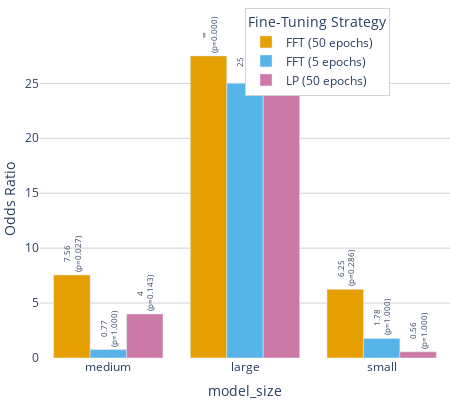

Write notebook code for a chart like this one.
### Code cell
import plotly.express as px
import pandas as pd
import numpy as np

# Add sample size column
results_df["sample_size"] = results_df["trades_wins"] + results_df["classic_wins"]

# 3)  pretty text – use “∞” for the truly infinite ones
def fmt_or(x):
    if np.isinf(x):
        return "∞"
    return f"{x:.2f}" if x % 1 else f"{int(x)}"

results_df["text_label"] = (
    results_df.apply(
        lambda r: (
            f"{fmt_or(r['odds_ratio'])}"
            f"<br>(p={r['p_value']:.3f})"
            #f"<br>n={r['sample_size']}"
        ),
        axis=1,
    )
)

# cap infinite values at 10 % above the largest finite OR
finite_mask = np.isfinite(results_df["odds_ratio"])
finite_max  = results_df.loc[finite_mask, "odds_ratio"].max()
cap_value   = finite_max * 1.10

results_df["odds_ratio2"] = results_df["odds_ratio"].replace([np.inf, -np.inf],
                                                             cap_value)

if group == "pre_training_strategy":
    label_map = {
        "self-supervised (multimodal)": "self-sup<br>(multimodal)",
        "supervised (robust)": "sup<br>(robust)",
        "supervised": "sup",
        "hybrid": "hybrid",
        "self-supervised": "self-sup"
    }

    results_df["cond"] = results_df["cond"].map(label_map)


# Color-blind-friendly palette (Color Universal Design, up to 8 categories)
color_blind_palette = [
    "#E69F00",  # orange
    "#56B4E9",  # blue
    "#CC79A7",  # pink
    "#0072B2",  # dark blue
    "#D55E00",  # vermillion
    "#009E73",  # green
    "#F0E442",  # yellow
    "#999999",  # gray
]

# Optional: Create a mapping from unique `fts` values to color
fts_unique = results_df["fts"].unique()
color_discrete_map = {
    fts: color_blind_palette[i % len(color_blind_palette)]
    for i, fts in enumerate(fts_unique)
}


fig = px.bar(
    results_df,
    x="cond",
    y="odds_ratio2",
    color="fts",
    barmode="group",
    text="text_label",
    labels={"cond": "{}".format(group), "odds_ratio2": "Odds Ratio", "fts": "Fine-Tuning Strategy"},
    color_discrete_map=color_discrete_map
)

# Update traces for text styling
fig.update_traces(
    textposition="outside",
    textangle=-90,
    textfont=dict(size=6),
    cliponaxis=False
)

fig.update_layout(
            margin=dict(l=0, r=0, t=40, b=0),  # remove all outer margins
            width=450,    # in pixels (~2.5 inches at 96 DPI)
            height=400,    # in pixels (~1.875 inches)
            yaxis_title="Odds Ratio",
            xaxis_title="{}".format(group),            
            # White background
            plot_bgcolor="white",
            paper_bgcolor="white",
            
            # Light grey grid
            xaxis=dict(showgrid=False, gridcolor="lightgrey"),
            yaxis=dict(showgrid=True, gridcolor="lightgrey"),
            uniformtext_minsize=8,
            uniformtext_mode='show',
            showlegend = True,
            
            # Legend inside figure
            legend=dict(
                font=dict(size=12),
                yanchor="top",
                xanchor="left",   # anchor point for x position
                x=0.5,           # move legend to the left side
                y=1.1,           # optional: near the top
                bgcolor="rgba(255,255,255,1)",
                bordercolor="lightgrey",
                borderwidth=1
            )
        )

fig.show()
fig.write_image("./paper_figures/oddsratio_TRADES_outperforms_{}.png".format(group), scale=3  )

### Figure 1 — Plotly figure (JSON) as saved in the notebook; plotly's stock layout.template omitted (floating-point values rounded to 4 significant figures)
{"data": [{"alignmentgroup": "True", "cliponaxis": false, "hovertemplate": "Fine-Tuning Strategy=FFT (50 epochs)<br>model_size=%{x}<br>Odds Ratio=%{y}<br>text_label=%{text}<extra></extra>", "legendgroup": "FFT (50 epochs)", "marker": {"color": "#E69F00", "pattern": {"shape": ""}}, "name": "FFT (50 epochs)", "offsetgroup": "FFT (50 epochs)", "orientation": "v", "showlegend": true, "text": ["7.56<br>(p=0.027)", "∞<br>(p=0.000)", "6.25<br>(p=0.286)"], "textangle": -90, "textfont": {"size": 6}, "textposition": "outside", "type": "bar", "x": ["medium", "large", "small"], "xaxis": "x", "y": [7.562, 27.5, 6.25], "yaxis": "y"}, {"alignmentgroup": "True", "cliponaxis": false, "hovertemplate": "Fine-Tuning Strategy=FFT (5 epochs)<br>model_size=%{x}<br>Odds Ratio=%{y}<br>text_label=%{text}<extra></extra>", "legendgroup": "FFT (5 epochs)", "marker": {"color": "#56B4E9", "pattern": {"shape": ""}}, "name": "FFT (5 epochs)", "offsetgroup": "FFT (5 epochs)", "orientation": "v", "showlegend": true, "text": ["0.77<br>(p=1.000)", "25<br>(p=0.000)", "1.78<br>(p=1.000)"], "textangle": -90, "textfont": {"size": 6}, "textposition": "outside", "type": "bar", "x": ["medium", "large", "small"], "xaxis": "x", "y": [0.7656, 25, 1.778], "yaxis": "y"}, {"alignmentgroup": "True", "cliponaxis": false, "hovertemplate": "Fine-Tuning Strategy=LP (50 epochs)<br>model_size=%{x}<br>Odds Ratio=%{y}<br>text_label=%{text}<extra></extra>", "legendgroup": "LP (50 epochs)", "marker": {"color": "#CC79A7", "pattern": {"shape": ""}}, "name": "LP (50 epochs)", "offsetgroup": "LP (50 epochs)", "orientation": "v", "showlegend": true, "text": ["4<br>(p=0.143)", "25<br>(p=0.000)", "0.56<br>(p=1.000)"], "textangle": -90, "textfont": {"size": 6}, "textposition": "outside", "type": "bar", "x": ["medium", "large", "small"], "xaxis": "x", "y": [4, 25, 0.5625], "yaxis": "y"}], "layout": {"barmode": "group", "height": 400, "legend": {"bgcolor": "rgba(255,255,255,1)", "bordercolor": "lightgrey", "borderwidth": 1, "font": {"size": 12}, "title": {"text": "Fine-Tuning Strategy"}, "tracegroupgap": 0, "x": 0.5, "xanchor": "left", "y": 1.1, "yanchor": "top"}, "margin": {"b": 0, "l": 0, "r": 0, "t": 40}, "paper_bgcolor": "white", "plot_bgcolor": "white", "showlegend": true, "uniformtext": {"minsize": 8, "mode": "show"}, "width": 450, "xaxis": {"anchor": "y", "domain": [0, 1], "gridcolor": "lightgrey", "showgrid": false, "title": {"text": "model_size"}}, "yaxis": {"anchor": "x", "domain": [0, 1], "gridcolor": "lightgrey", "showgrid": true, "title": {"text": "Odds Ratio"}}}}
